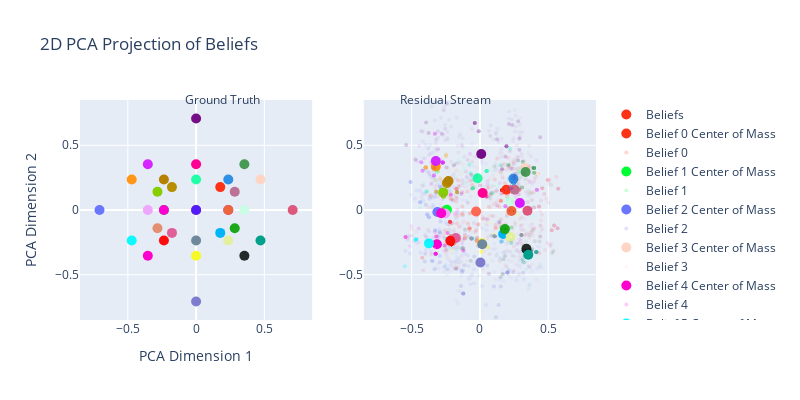
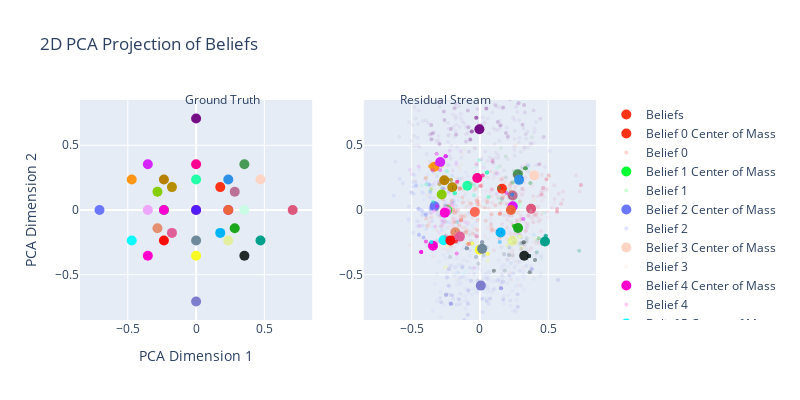
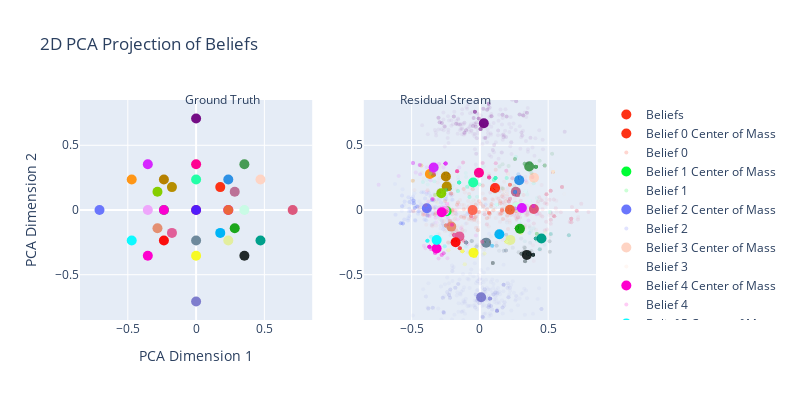
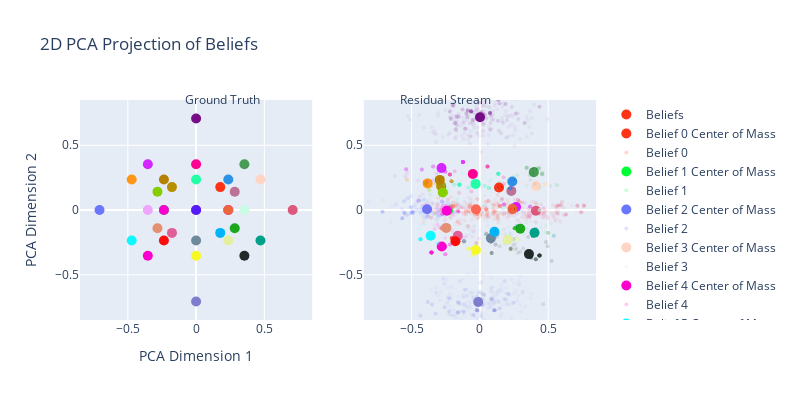

Notebook code for these charts, in order:
### Markdown cell above
# Plot regression subspaces

### Code cell
for key in activations.keys():
    new_steering_dicts =[]

    acts = torch.concatenate([v for k, v in activations.items() if k == key], dim=-1) #if k == 'blocks.3.hook_resid_post'
    print(f"Shape of activations: {acts.shape}")
    regression, belief_predictions = run_activation_to_beliefs_regression(acts, transformer_input_beliefs)

    belief_predictions_pca = vis_pca.transform(belief_predictions.reshape(-1, 5))
    # Transform the ground truth beliefs
    beliefs_2d = vis_pca.transform(list(msp_belief_index.keys()))
    colors = px.colors.qualitative.Light24 + px.colors.qualitative.Dark24 + px.colors.qualitative.Plotly

    # Create a subplot with two scatter plots
    fig = make_subplots(rows=1, cols=2, specs=[[{'type': 'scatter'}, {'type': 'scatter'}]])

    # Plot the ground truth beliefs on the left
    fig.add_trace(go.Scatter(x=beliefs_2d[:, 0], y=beliefs_2d[:, 2],
                            mode='markers',
                            marker=dict(size=10, color=[colors[i] for i in list(msp_belief_index.values())], opacity=1),
                            name=f'Beliefs'),
                row=1, col=1)

    # Calculate and plot the centers of mass of the belief predictions on the right
    for belief in msp_belief_index.keys():
        b = msp_belief_index[belief]
        relevant_indices = np.where(transformer_input_belief_indices_flattened == b)[0]
        relevant_data = belief_predictions_pca[relevant_indices]
        if len(relevant_data) > 0:
            centers_of_mass = np.mean(relevant_data, axis=0)
            fig.add_trace(go.Scatter(x=[centers_of_mass[0]], y=[centers_of_mass[2]],
                                    mode='markers',
                                    marker=dict(size=10, color=colors[b], opacity=1),
                                    name=f'Belief {b} Center of Mass'),
                        row=1, col=2)
            fig.add_trace(go.Scatter(x=relevant_data[:, 0], y=relevant_data[:, 2],
                                    mode='markers',
                                    marker=dict(size=4, color=colors[b], opacity=.05),
                                    name=f'Belief {b}'),
                        row=1, col=2)

    # set x and y lime to -.75 to .75
    fig.update_xaxes(range=[-.85, .85], row=1, col=2)
    fig.update_yaxes(range=[-.85, .85], row=1, col=2)
    fig.update_xaxes(range=[-.85, .85], row=1, col=1)
    fig.update_yaxes(range=[-.85, .85], row=1, col=1)
    # Update layout
    fig.update_layout(title='2D PCA Projection of Beliefs',
                    xaxis_title='PCA Dimension 1', yaxis_title='PCA Dimension 2',
                    width=800, height=400,
                    annotations=[
                        dict(text="Ground Truth", x=0.2, y=1.05, showarrow=False, xref="paper", yref="paper"),
                        dict(text="Residual Stream", x=0.8, y=1.05, showarrow=False, xref="paper", yref="paper")
                    ])
    fig.show()



acts = torch.concatenate([v for k, v in activations.items()], dim=-1) #if k == 'blocks.3.hook_resid_post'
print(f"Shape of activations: {acts.shape}")
regression, belief_predictions = run_activation_to_beliefs_regression(acts, transformer_input_beliefs)

belief_predictions_pca = vis_pca.transform(belief_predictions.reshape(-1, 5))
# Transform the ground truth beliefs
beliefs_2d = vis_pca.transform(list(msp_belief_index.keys()))
colors = px.colors.qualitative.Light24 + px.colors.qualitative.Dark24 + px.colors.qualitative.Plotly

# Create a subplot with two scatter plots
fig = make_subplots(rows=1, cols=2, specs=[[{'type': 'scatter'}, {'type': 'scatter'}]])

# Plot the ground truth beliefs on the left
fig.add_trace(go.Scatter(x=beliefs_2d[:, 0], y=beliefs_2d[:, 2],
                        mode='markers',
                        marker=dict(size=10, color=[colors[i] for i in list(msp_belief_index.values())], opacity=1),
                        name=f'Beliefs'),
            row=1, col=1)

# Calculate and plot the centers of mass of the belief predictions on the right
for belief in msp_belief_index.keys():
    b = msp_belief_index[belief]
    relevant_indices = np.where(transformer_input_belief_indices_flattened == b)[0]
    relevant_data = belief_predictions_pca[relevant_indices]
    if len(relevant_data) > 0:
        centers_of_mass = np.mean(relevant_data, axis=0)
        fig.add_trace(go.Scatter(x=[centers_of_mass[0]], y=[centers_of_mass[2]],
                                mode='markers',
                                marker=dict(size=10, color=colors[b], opacity=1),
                                name=f'Belief {b} Center of Mass'),
                    row=1, col=2)
        fig.add_trace(go.Scatter(x=relevant_data[:, 0], y=relevant_data[:, 2],
                                mode='markers',
                                marker=dict(size=4, color=colors[b], opacity=.05),
                                name=f'Belief {b}'),
                    row=1, col=2)

# set x and y lime to -.75 to .75
fig.update_xaxes(range=[-.85, .85], row=1, col=2)
fig.update_yaxes(range=[-.85, .85], row=1, col=2)
fig.update_xaxes(range=[-.85, .85], row=1, col=1)
fig.update_yaxes(range=[-.85, .85], row=1, col=1)
# Update layout
fig.update_layout(title='2D PCA Projection of Beliefs',
                xaxis_title='PCA Dimension 1', yaxis_title='PCA Dimension 2',
                width=800, height=400,
                annotations=[
                    dict(text="Ground Truth", x=0.2, y=1.05, showarrow=False, xref="paper", yref="paper"),
                    dict(text="Residual Stream", x=0.8, y=1.05, showarrow=False, xref="paper", yref="paper")
                ])
fig.show()
